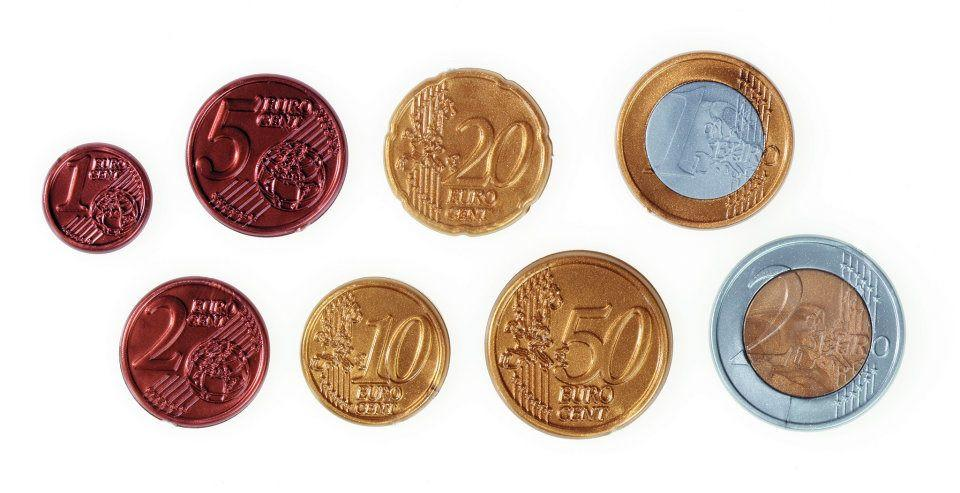
#> input picture Computer Vision Tutorials/Tutorial 3/images/Euro_Coins.jpg, 960 x 493 px; its folder holds only this picture in this run
$ jupyter execute --allow-errors 'Morphology - Matthias_Bartolo_Tutorial_3.ipynb'
#> lines starting #> are read from the running program, lines starting #| are printed output that depends on the picture; after the words box and inside, x2 and y2 are one past the last pixel; in counts of white or black regions, pixels touching at a corner belong together
# Morphology Tutorial

Mathematical morphology (MM) is a theoretical model for digital images built upon lattice theory and topology. It is the foundation of morphological image processing, which is based on shift-invariant (translation invariant) operators.Originally developed for binary images it has now been successfully extend to grey scale images.

[cell 1]
import os
import cv2
import numpy as np
from matplotlib import pyplot as plt

#Loading Images
images = {}
for x in os.listdir("images"):
    images[x] = cv2.imread("images/" + x)
    images[x]= images[x][:,:,::-1]
    plt.imshow(images[x], interpolation='nearest')
    plt.axis("off")
    plt.show()

## The following functions will be used throughout:

### Function which prints a list of image

[cell 2]
#Function takes parameters number of rows and columns
def PrintImages(images, rows, cols):
    #Creating a Grid, depending on the number of rows and columns
    fig, axes = plt.subplots(nrows=rows, ncols=cols, figsize=(20, 10))
    #Flattening the axes and taking the number of unwanted plots
    axes = axes.flatten()
    unwantedPlots=len(images)
    #Looping through all the images
    for i, (imageName, image) in enumerate(images.items()):
        #Checking whether exceeded list and setting the number of unwantedPlots starting value
        if i >= rows * cols:
            unwantedPlots=i
            break

        #Calculating row and column
        row = i // cols
        col = i % cols

        #Error checking for axes keys
        if row < rows and col < cols:
            axes[i].imshow(image, interpolation='nearest', cmap='gray') #Displaying the image
            axes[i].set_title(imageName) #Setting the title
            axes[i].axis('off') #Removing the axes

    #Deleting the extra plots
    for i in range(unwantedPlots, len(axes)):
        fig.delaxes(axes[i])
    #Showing plot
    plt.show()

### Function which draws histograms for a list of images

[cell 3]
#Function takes parameters number of rows and columns
# [31 lines left out: function DrawHistogram, not called in this run]

<b style="font-size:18px;">Exercise 1.0 - Connected Components</b>

Using opencv research how to use connectedComponents() function.
Download image shapes.jpg and euro_coins.jpg. Apply the connected components function to segment the objects in the image. You can if you want also use the findContour() opencv method to extract the ROI (seperate shapes as new images). Vary the connectivity value (4 or 8) and document results.

<i style="color:red">Do not forget to convert the image to binary, your objects should be white.</i>

### Converting the images to grayScale utilising the cv2.cvtColor function, and storing result in a dictionary

[cell 4]
grayscaleImages={}
for imageName, image in images.items():
    grayscaleImages[imageName]= cv2.cvtColor(image, cv2.COLOR_RGB2GRAY)
#> this loop made 1 pass
#> imageName on pass 1: 'Euro_Coins.jpg'
#> after the loop, grayscaleImages = 1 item

### Displaying grayScale Images

#> (a cell that did not finish here is left out)


### Thresholding the images, and storing result in a dictionary

[cell 6]
thresholdedImages={}
for imageName, image in grayscaleImages.items():
    #Utilising cv2.threshold function
    thresholdedImages["Thresholded "+imageName]= cv2.threshold(image,127,255,cv2.THRESH_BINARY_INV)[1]
#> after the loop, thresholdedImages = 1 item

### Function which applies the Connected Components

[cell 7]
def ConnectedComponents(image,connectivity):
    #Utilising cv2.threshold function
    thresh = cv2.threshold(image, 0, 255,cv2.THRESH_BINARY_INV | cv2.THRESH_OTSU)[1]
    #Utilising cv2.connectedComponents function
    return  cv2.connectedComponents(thresh, connectivity=connectivity)[1]

[cell 8]
#Applying Functions on all the images with the 4 and 8 Connectivity list
for imageName, image in grayscaleImages.items():
    #Creating a dictionary which will store the connected components images
    connectedComponents={}
    connectedComponents[imageName]= image
    connectedComponents["Connected Components, Connectivity="+str(8)+", "+imageName]= ConnectedComponents(image,8)
    connectedComponents["Connected Components, Connectivity="+str(4)+", "+imageName]= ConnectedComponents(image,4)
    PrintImages(connectedComponents,1,len(connectedComponents))
#> this loop made 1 pass
#> imageName on pass 1: 'Euro_Coins.jpg'
#> pass 1, in ConnectedComponents, `thresh = cv2.threshold(image, 0, 255,cv2.THRESH_BINARY_INV | cv2.THRES..`:
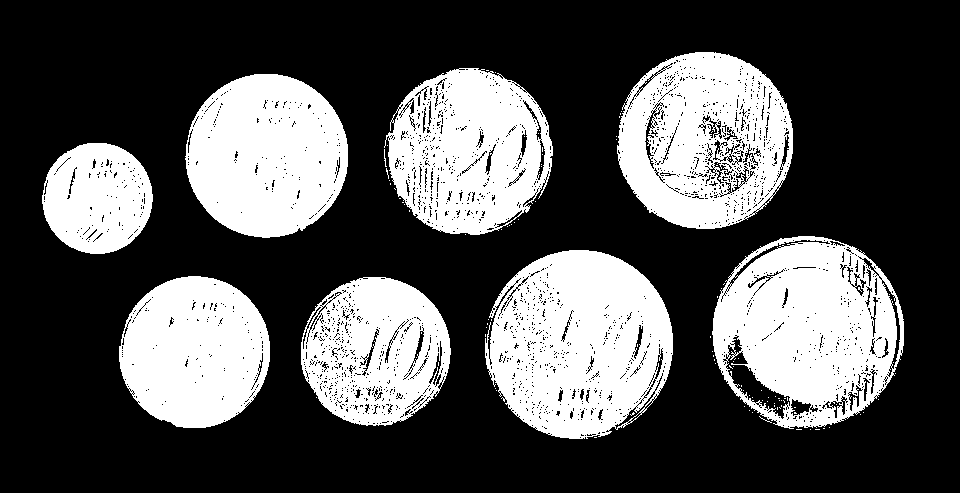
#> thresh: shape (493, 960); 32.8% white; 114 white regions (105 under 20 px), largest, box (x1, y1, x2, y2) and area: (485, 250, 673, 439) 25956, (712, 236, 904, 429) 24740, (617, 52, 793, 229) 21678
#> pass 1, in PrintImages (call 2), `plt.show()`:
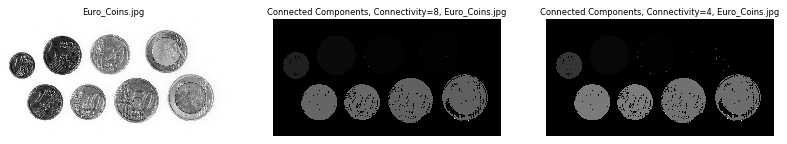
#> figure drawn by matplotlib, 3 panels

$ run again, on Computer Vision Tutorials/Tutorial 3/images/shapes.jpg
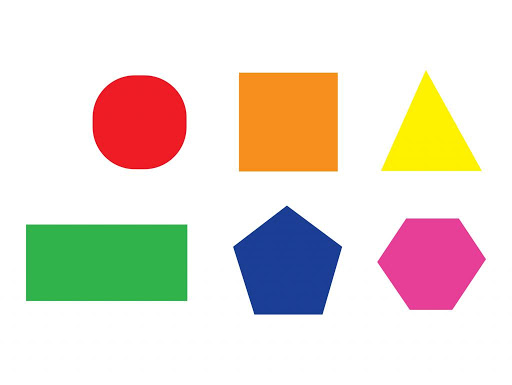
#> input picture Computer Vision Tutorials/Tutorial 3/images/shapes.jpg, 512 x 385 px
#> the loop `for imageName, image in images.items():` made 1 pass
#> imageName on pass 1: 'shapes.jpg'
#> after the loop `for imageName, image in images.items():`: grayscaleImages = 1 item
#> the loop `for imageName, image in grayscaleImages.items():` made 1 pass
#> the loop `for imageName, image in grayscaleImages.items():` made 1 pass
#> imageName on pass 1: 'shapes.jpg'
#> pass 1, in ConnectedComponents, `thresh = cv2.threshold(image, 0, 255,cv2.THRESH_BINARY_INV | cv2.THRES..`:
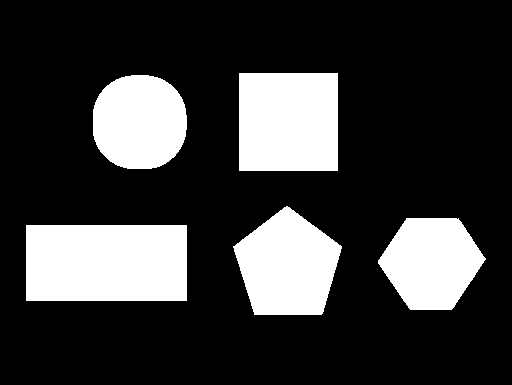
#> thresh: shape (385, 512); 22.7% white; 5 white regions, box (x1, y1, x2, y2) and area: (26, 225, 187, 301) 12236, (239, 73, 338, 171) 9702, (233, 206, 342, 315) 8309, (93, 75, 187, 169) 7302, (378, 218, 486, 310) 7139
#> pass 1, in PrintImages (call 2), `plt.show()`:
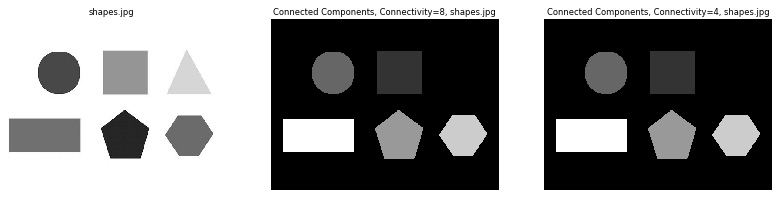
#> figure drawn by matplotlib, 3 panels
